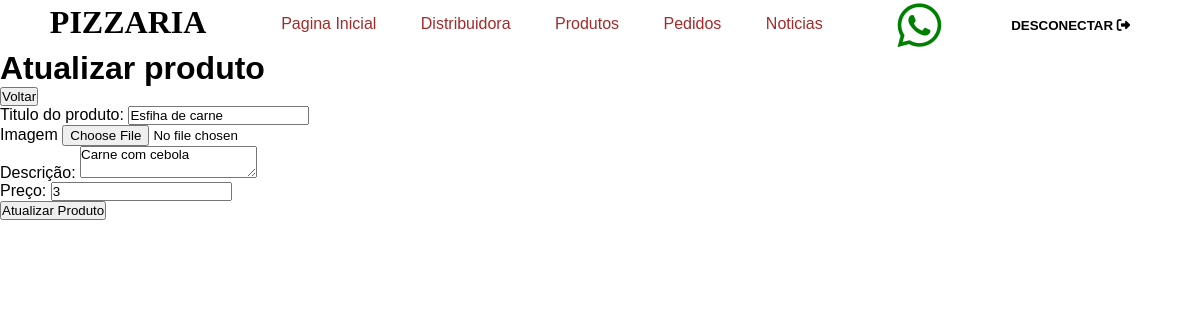
/pages/produto/atualizar.php?id=20 (signed in), run on the app's committed database.
### tables this page shows
CREATE TABLE IF NOT EXISTS `produto` (
  `id` int NOT NULL AUTO_INCREMENT,
  `titulo` varchar(255) NOT NULL,
  `descricao` varchar(255) NOT NULL,
  `preco` int NOT NULL,
  `img` varchar(255) NOT NULL,
  PRIMARY KEY (`id`)
);

### pages/produto/atualizar.php (the view, shortened to what this page needs)
<?php
require '../../utils/navBar.php';
require '../../controller/connections/connection.php';
$id = $_GET['id'];
$select = "SELECT titulo, descricao, preco, img FROM `produto` WHERE id = $id ";
$result = $conn->query($select);
$pedido = $result->fetch_row();
?>
<!DOCTYPE html>
<html lang="pt-br">
<head>
</head>
<body>
    <h1> Atualizar produto </h1>
    <a href='listagem.php'>
        <button>Voltar</button>
    </a>
    <form action="../../controller/scripts/atualizarProduto.php?id=<?php echo $id ?>" method="POST" enctype="multipart/form-data">
        <label for="titulo"> Titulo do produto:</label>
        <input type="text" id="titulo" name="titulo" value="<?php echo $pedido[0]; ?>" required><br>
        <label for="imagem">Imagem</label>
        <input type="file" id="imagem" name="imagem"><br>
        <label for="descricao"> Descrição:</label>
        <textarea step="0.01" id="descricao" name="descricao" required><?php echo $pedido[1]; ?></textarea><br>
        <label for="preco"> Preço:</label>
        <input type="number" step="0.01" id="preco" name="preco" value="<?php echo $pedido[2]; ?>" required><br>
        <input type="submit" value="Atualizar Produto">
    </form>
</body>
</html>

### pages/estilo/index-estilo.css (style rules this page uses)
* { margin: 0; padding: 0; font-family: Arial, Helvetica, sans-serif; }
body { background-image: url(../imagens/pizza.jpg); background-size: 200px; }

### data on the page
produto: titulo "Esfiha de carne", descricao "Carne com cebola", preco "3"
